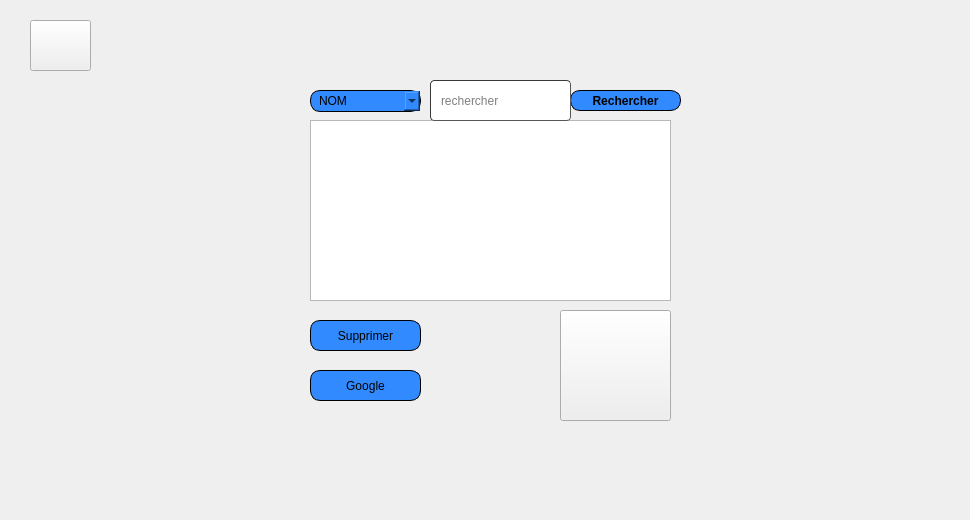
       <widget class="QWidget" name="page_14">
        <widget class="QLabel" name="label_42">
         <property name="geometry">
          <rect>
           <x>0</x>
           <y>10</y>
           <width>961</width>
           <height>501</height>
          </rect>
         </property>
         <property name="text">
          <string/>
         </property>
         <property name="pixmap">
          <pixmap resource="qt.qrc">:/new/prefix1/icons/haya.png</pixmap>
         </property>
        </widget>
        <widget class="QLabel" name="label_43">
         <property name="geometry">
          <rect>
           <x>270</x>
           <y>60</y>
           <width>441</width>
           <height>371</height>
          </rect>
         </property>
         <property name="text">
          <string/>
         </property>
         <property name="pixmap">
          <pixmap resource="qt.qrc">:/new/prefix1/icons/imf.jpg</pixmap>
         </property>
        </widget>
        <widget class="QTableView" name="tableView_c">
         <property name="geometry">
          <rect>
           <x>310</x>
           <y>120</y>
           <width>361</width>
           <height>181</height>
          </rect>
         </property>
         <property name="styleSheet">
          <string notr="true"/>
         </property>
        </widget>
        <widget class="QComboBox" name="tri_c">
         <property name="geometry">
          <rect>
           <x>310</x>
           <y>90</y>
           <width>111</width>
           <height>22</height>
          </rect>
         </property>
         <property name="styleSheet">
          <string notr="true">	border: 1px solid black;
border-radius: 10px;
padding: 0 8px;
background: #318aff;
font: bold, &quot;Arial&quot;;;
text-align:center;
</string>
         </property>
         <item>
          <property name="text">
           <string>NOM</string>
          </property>
         </item>
         <item>
          <property name="text">
           <string>id</string>
          </property>
         </item>
         <item>
          <property name="text">
           <string/>
          </property>
         </item>
        </widget>
        <widget class="QPushButton" name="search_c">
         <property name="geometry">
          <rect>
           <x>570</x>
           <y>90</y>
           <width>111</width>
           <height>21</height>
          </rect>
         </property>
         <property name="font">
          <font>
           <family>Arial</family>
           <pointsize>9</pointsize>
           <weight>75</weight>
           <italic>false</italic>
           <bold>true</bold>
          </font>
         </property>
         <property name="styleSheet">
          <string notr="true">	border: 1px solid black;
border-radius: 10px;
padding: 0 8px;
background: #318aff;
font: bold, &quot;Arial&quot;;;
text-align:center;
</string>
         </property>
         <property name="text">
          <string>Rechercher</string>
         </property>
         <property name="icon">
          <iconset resource="qt.qrc">
           <normaloff>:/new/prefix1/icons/AP.png</normaloff>:/new/prefix1/icons/AP.png</iconset>
         </property>
         <property name="iconSize">
          <size>
           <width>20</width>
           <height>20</height>
          </size>
         </property>
        </widget>
        <widget class="QLineEdit" name="recherche_c">
         <property name="geometry">
          <rect>
           <x>430</x>
           <y>80</y>
           <width>141</width>
           <height>41</height>
          </rect>
         </property>
         <property name="styleSheet">
          <string notr="true">	border-width: 1px; border-radius: 4px;
	border-color: rgb(58, 58, 58);
	border-style: inset;
	padding: 0 8px;


	selection-background-color: rgb(187, 187, 187);
	selection-color: rgb(60, 63, 65);</string>
         </property>
         <property name="placeholderText">
          <string>rechercher</string>
         </property>
        </widget>
        <widget class="QPushButton" name="supprimer_c">
         <property name="geometry">
          <rect>
           <x>310</x>
           <y>320</y>
           <width>111</width>
           <height>31</height>
          </rect>
         </property>
         <property name="styleSheet">
          <string notr="true">		border: 1px solid black;
border-radius: 10px;
padding: 0 8px;
background: #318aff;
font: bold, &quot;Arial&quot;;;
text-align:center;
</string>
         </property>
         <property name="text">
          <string>Supprimer</string>
         </property>
         <property name="icon">
          <iconset resource="qt.qrc">
           <normaloff>:/new/prefix1/icons/PP.png</normaloff>:/new/prefix1/icons/PP.png</iconset>
         </property>
        </widget>
        <widget class="QPushButton" name="ajout_c">
         <property name="enabled">
          <bool>true</bool>
         </property>
         <property name="geometry">
          <rect>
           <x>560</x>
           <y>310</y>
           <width>111</width>
           <height>111</height>
          </rect>
         </property>
         <property name="text">
          <string/>
         </property>
         <property name="icon">
          <iconset resource="qt.qrc">
           <normaloff>:/new/prefix1/icons/icons8_add_user_male_200px.png</normaloff>:/new/prefix1/icons/icons8_add_user_male_200px.png</iconset>
         </property>
         <property name="iconSize">
          <size>
           <width>150</width>
           <height>150</height>
          </size>
         </property>
         <property name="autoDefault">
          <bool>false</bool>
         </property>
        </widget>
        <widget class="QPushButton" name="home_catgories">
         <property name="geometry">
          <rect>
           <x>30</x>
           <y>20</y>
           <width>61</width>
           <height>51</height>
          </rect>
         </property>
         <property name="text">
          <string/>
         </property>
         <property name="icon">
          <iconset resource="qt.qrc">
           <normaloff>:/new/prefix1/icons/icons8_home_48px.png</normaloff>:/new/prefix1/icons/icons8_home_48px.png</iconset>
         </property>
         <property name="iconSize">
          <size>
           <width>1000</width>
           <height>1000</height>
          </size>
         </property>
        </widget>
        <widget class="QPushButton" name="google">
         <property name="geometry">
          <rect>
           <x>310</x>
           <y>370</y>
           <width>111</width>
           <height>31</height>
          </rect>
         </property>
         <property name="styleSheet">
          <string notr="true">		border: 1px solid black;
border-radius: 10px;
padding: 0 8px;
background: #318aff;
font: bold, &quot;Arial&quot;;;
text-align:center;
</string>
         </property>
         <property name="text">
          <string>Google</string>
         </property>
         <property name="icon">
          <iconset resource="qt.qrc">
           <normaloff>:/new/prefix1/icons/arrow.png</normaloff>:/new/prefix1/icons/arrow.png</iconset>
         </property>
        </widget>
       </widget>
